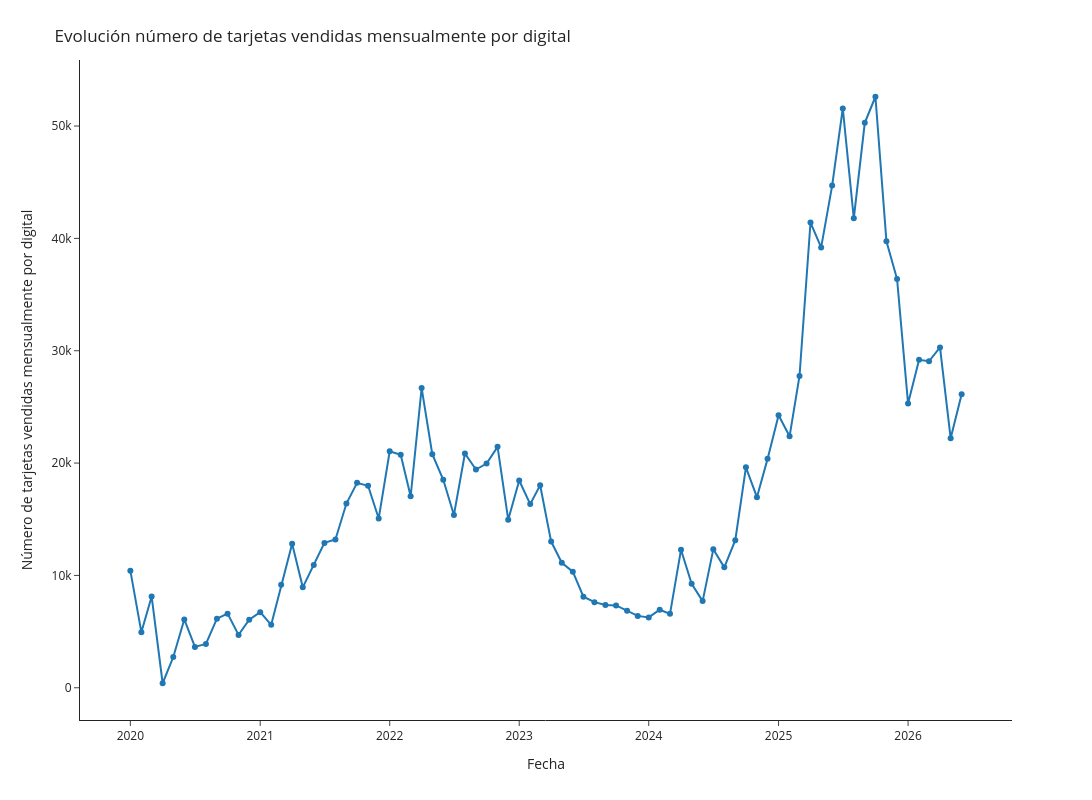

Notebook code for this chart:
### Markdown cell above
# Número de tarjetas vendidas mensualmente

### Code cell
fig = px.line(df, x="f_venta_ym", y="num_tdc_new", markers=True, template='simple_white', width=1600, height=800)
# fig.add_vline(x='2025-06-01', line_width=3, line_dash="dash")
fig.update_layout(
    title={
        'text': "Evolución número de tarjetas vendidas mensualmente por digital",
        'xanchor': 'left',
        'yanchor': 'top'},
    xaxis=dict(
            title=dict(
                text="Fecha"
            )),
    yaxis=dict(
            title=dict(
                text="Número de tarjetas vendidas mensualmente por digital"
            ))
)
# fig.add_annotation(x='2026-12-01', y=378418,
#             text="Meta proyectada<br><b>378.418</b> número de tarjetas nuevas vendidas <br>acumulados en diciembre 2026",
#             showarrow=False,
#             xanchor='left')
# fig.add_annotation(x='2026-06-01', y=184951,
#             text="Meta proyectada<br><b>184.951</b> número de tarjetas nuevas vendidas<br>acumulados hasta mayo 2026",
#             showarrow=False,
#             xanchor='left',
#             xshift=3)
# fig.add_annotation(x='2026-06-01', y=162361,
#             text="Dato real<br><b>162.361</b> número de tarjetas nuevas vendidas<br>acumulados hasta mayo 2026<br><b>13.9% por debajo de la meta proyectada</b>",
#             showarrow=False,
#             xanchor='left',
#             xshift=3,
#             yshift=-55)
fig.show()

### Figure 1 — Plotly figure (JSON) as saved in the notebook; plotly's stock layout.template omitted (floating-point values rounded to 4 significant figures)
{"data": [{"hovertemplate": "f_venta_ym=%{x}<br>num_tdc_new=%{y}<extra></extra>", "legendgroup": "", "line": {"color": "#1F77B4", "dash": "solid"}, "marker": {"symbol": "circle"}, "mode": "lines+markers", "name": "", "orientation": "v", "showlegend": false, "type": "scatter", "x": ["2026-06-01T00:00:00", "2026-05-01T00:00:00", "2026-04-01T00:00:00", "2026-03-01T00:00:00", "2026-02-01T00:00:00", "2026-01-01T00:00:00", "2025-12-01T00:00:00", "2025-11-01T00:00:00", "2025-10-01T00:00:00", "2025-09-01T00:00:00", "2025-08-01T00:00:00", "2025-07-01T00:00:00", "2025-06-01T00:00:00", "2025-05-01T00:00:00", "2025-04-01T00:00:00", "2025-03-01T00:00:00", "2025-02-01T00:00:00", "2025-01-01T00:00:00", "2024-12-01T00:00:00", "2024-11-01T00:00:00", "2024-10-01T00:00:00", "2024-09-01T00:00:00", "2024-08-01T00:00:00", "2024-07-01T00:00:00", "2024-06-01T00:00:00", "2024-05-01T00:00:00", "2024-04-01T00:00:00", "2024-03-01T00:00:00", "2024-02-01T00:00:00", "2024-01-01T00:00:00", "2023-12-01T00:00:00", "2023-11-01T00:00:00", "2023-10-01T00:00:00", "2023-09-01T00:00:00", "2023-08-01T00:00:00", "2023-07-01T00:00:00", "2023-06-01T00:00:00", "2023-05-01T00:00:00", "2023-04-01T00:00:00", "2023-03-01T00:00:00", "2023-02-01T00:00:00", "2023-01-01T00:00:00", "2022-12-01T00:00:00", "2022-11-01T00:00:00", "2022-10-01T00:00:00", "2022-09-01T00:00:00", "2022-08-01T00:00:00", "2022-07-01T00:00:00", "2022-06-01T00:00:00", "2022-05-01T00:00:00", "2022-04-01T00:00:00", "2022-03-01T00:00:00", "2022-02-01T00:00:00", "2022-01-01T00:00:00", "2021-12-01T00:00:00", "2021-11-01T00:00:00", "2021-10-01T00:00:00", "2021-09-01T00:00:00", "2021-08-01T00:00:00", "2021-07-01T00:00:00", "2021-06-01T00:00:00", "2021-05-01T00:00:00", "2021-04-01T00:00:00", "2021-03-01T00:00:00", "2021-02-01T00:00:00", "2021-01-01T00:00:00", "2020-12-01T00:00:00", "2020-11-01T00:00:00", "2020-10-01T00:00:00", "2020-09-01T00:00:00", "2020-08-01T00:00:00", "2020-07-01T00:00:00", "2020-06-01T00:00:00", "2020-05-01T00:00:00", "2020-04-01T00:00:00", "2020-03-01T00:00:00", "2020-02-01T00:00:00", "2020-01-01T00:00:00"], "xaxis": "x", "y": [26120, 22204, 30291, 29061, 29187, 25293, 36379, 39744, 52607, 50287, 41787, 51567, 44696, 39195, 41412, 27753, 22380, 24255, 20374, 16966, 19621, 13134, 10717, 12322, 7714, 9259, 12280, 6581, 6945, 6264, 6396, 6846, 7325, 7372, 7617, 8106, 10328, 11126, 13012, 18031, 16348, 18449, 14961, 21444, 19960, 19425, 20856, 15383, 18510, 20794, 26673, 17046, 20739, 21052, 15071, 17985, 18242, 16396, 13192, 12894, 10918, 8938, 12815, 9159, 5603, 6731, 6055, 4703, 6597, 6146, 3893, 3638, 6078, 2734, 401, 8126, 4948, 10424], "yaxis": "y"}], "layout": {"height": 800, "legend": {"tracegroupgap": 0}, "margin": {"t": 60}, "title": {"text": "Evolución número de tarjetas vendidas mensualmente por digital", "xanchor": "left", "yanchor": "top"}, "width": 1600, "xaxis": {"anchor": "y", "domain": [0, 1], "title": {"text": "Fecha"}}, "yaxis": {"anchor": "x", "domain": [0, 1], "title": {"text": "Número de tarjetas vendidas mensualmente por digital"}}}}
